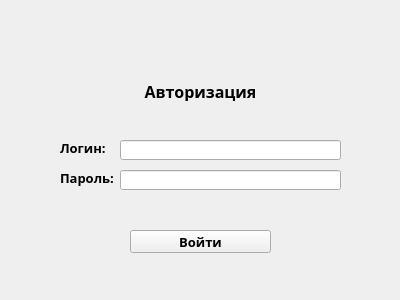
<?xml version="1.0" encoding="UTF-8"?>
<ui version="4.0">
 <class>loginwidget</class>
 <widget class="QWidget" name="loginwidget">
  <property name="geometry">
   <rect>
    <x>0</x>
    <y>0</y>
    <width>400</width>
    <height>300</height>
   </rect>
  </property>
  <property name="minimumSize">
   <size>
    <width>400</width>
    <height>300</height>
   </size>
  </property>
  <property name="maximumSize">
   <size>
    <width>400</width>
    <height>300</height>
   </size>
  </property>
  <property name="sizeIncrement">
   <size>
    <width>400</width>
    <height>300</height>
   </size>
  </property>
  <property name="baseSize">
   <size>
    <width>400</width>
    <height>300</height>
   </size>
  </property>
  <property name="windowTitle">
   <string>Авторизация - Яндекс.Дневник</string>
  </property>
  <widget class="QLineEdit" name="login">
   <property name="geometry">
    <rect>
     <x>120</x>
     <y>140</y>
     <width>221</width>
     <height>20</height>
    </rect>
   </property>
   <property name="font">
    <font>
     <family>Yandex Sans Display</family>
     <pointsize>10</pointsize>
    </font>
   </property>
   <property name="inputMask">
    <string notr="true"/>
   </property>
   <property name="text">
    <string notr="true"/>
   </property>
   <property name="maxLength">
    <number>30</number>
   </property>
   <property name="echoMode">
    <enum>QLineEdit::Normal</enum>
   </property>
   <property name="clearButtonEnabled">
    <bool>false</bool>
   </property>
  </widget>
  <widget class="QLabel" name="loginlabel">
   <property name="geometry">
    <rect>
     <x>60</x>
     <y>140</y>
     <width>51</width>
     <height>16</height>
    </rect>
   </property>
   <property name="font">
    <font>
     <family>Yandex Sans Text</family>
     <pointsize>10</pointsize>
     <weight>75</weight>
     <bold>true</bold>
    </font>
   </property>
   <property name="text">
    <string>Логин:</string>
   </property>
  </widget>
  <widget class="QPushButton" name="loginbut">
   <property name="geometry">
    <rect>
     <x>130</x>
     <y>230</y>
     <width>141</width>
     <height>23</height>
    </rect>
   </property>
   <property name="font">
    <font>
     <family>Yandex Sans Text</family>
     <pointsize>10</pointsize>
     <weight>75</weight>
     <bold>true</bold>
    </font>
   </property>
   <property name="text">
    <string>Войти</string>
   </property>
  </widget>
  <widget class="QLabel" name="passlabel">
   <property name="geometry">
    <rect>
     <x>60</x>
     <y>170</y>
     <width>61</width>
     <height>16</height>
    </rect>
   </property>
   <property name="font">
    <font>
     <family>Yandex Sans Text</family>
     <pointsize>10</pointsize>
     <weight>75</weight>
     <bold>true</bold>
    </font>
   </property>
   <property name="text">
    <string>Пароль:</string>
   </property>
  </widget>
  <widget class="QLabel" name="logo">
   <property name="geometry">
    <rect>
     <x>50</x>
     <y>30</y>
     <width>300</width>
     <height>48</height>
    </rect>
   </property>
   <property name="font">
    <font>
     <family>Yandex Sans Display</family>
     <pointsize>23</pointsize>
     <weight>75</weight>
     <bold>true</bold>
    </font>
   </property>
   <property name="text">
    <string notr="true"/>
   </property>
   <property name="pixmap">
    <pixmap>images/yandexdiary_little.png</pixmap>
   </property>
   <property name="alignment">
    <set>Qt::AlignCenter</set>
   </property>
  </widget>
  <widget class="QLineEdit" name="password">
   <property name="geometry">
    <rect>
     <x>120</x>
     <y>170</y>
     <width>221</width>
     <height>20</height>
    </rect>
   </property>
   <property name="font">
    <font>
     <family>Yandex Sans Display</family>
     <pointsize>10</pointsize>
    </font>
   </property>
   <property name="maxLength">
    <number>30</number>
   </property>
   <property name="echoMode">
    <enum>QLineEdit::Password</enum>
   </property>
  </widget>
  <widget class="QLabel" name="label">
   <property name="geometry">
    <rect>
     <x>-10</x>
     <y>80</y>
     <width>421</width>
     <height>21</height>
    </rect>
   </property>
   <property name="font">
    <font>
     <family>Yandex Sans Text Bold</family>
     <pointsize>12</pointsize>
     <weight>75</weight>
     <bold>true</bold>
    </font>
   </property>
   <property name="text">
    <string>&lt;html&gt;&lt;head/&gt;&lt;body&gt;&lt;p align=&quot;center&quot;&gt;Авторизация&lt;/p&gt;&lt;/body&gt;&lt;/html&gt;</string>
   </property>
  </widget>
 </widget>
 <resources/>
 <connections/>
</ui>
